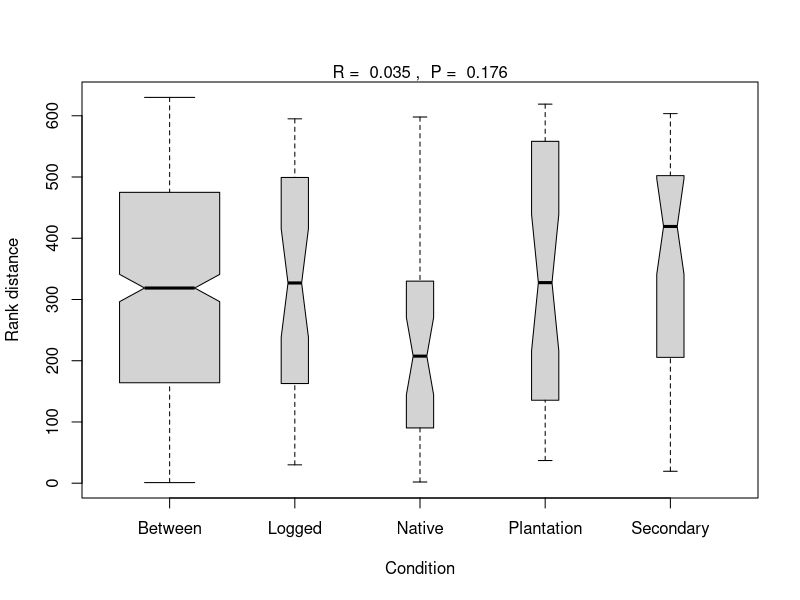
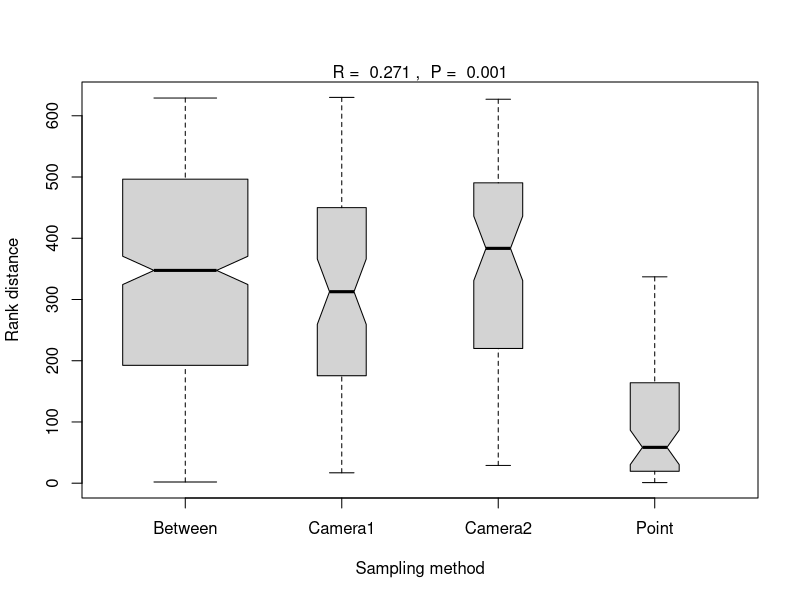

Write the R code that produced these figures, in order. (Note: this script raises an error after producing the figures.)
## ---- chunk 1
knitr::opts_chunk$set(
	echo = TRUE,
	message = FALSE,
	warning = FALSE
)
## ---- chunk 2
library(vegan)

data<-read.table("data/16_bird_data.txt", 
                     header=TRUE, 
                     sep="\t", dec=".", 
                     na.strings="NA")
attach(data)
head(data)
## ---- chunk 3
#Extract the columns with species data in a separate object
birds<-data[,3:22]

#Creating a distance matrix
birdist<-vegdist(birds)

#ANOSIM per habitat
forestbirds<-anosim(birdist, data$Habitat, permutations = 999, distance = "bray")
summary(forestbirds)
plot(forestbirds, xlab="Condition", ylab="Rank distance")
## ---- chunk 4
sampbirds<-anosim(birdist, data$Sample, permutations = 999, distance = "bray")
summary(sampbirds)
plot(sampbirds, xlab="Sampling method", ylab="Rank distance")
## ---- chunk 5
simbirds<-simper(birds, group = data$Sample, permutations = 999)
summary(simbirds, digits = "3")
## ---- chunk 6
sessionInfo()
